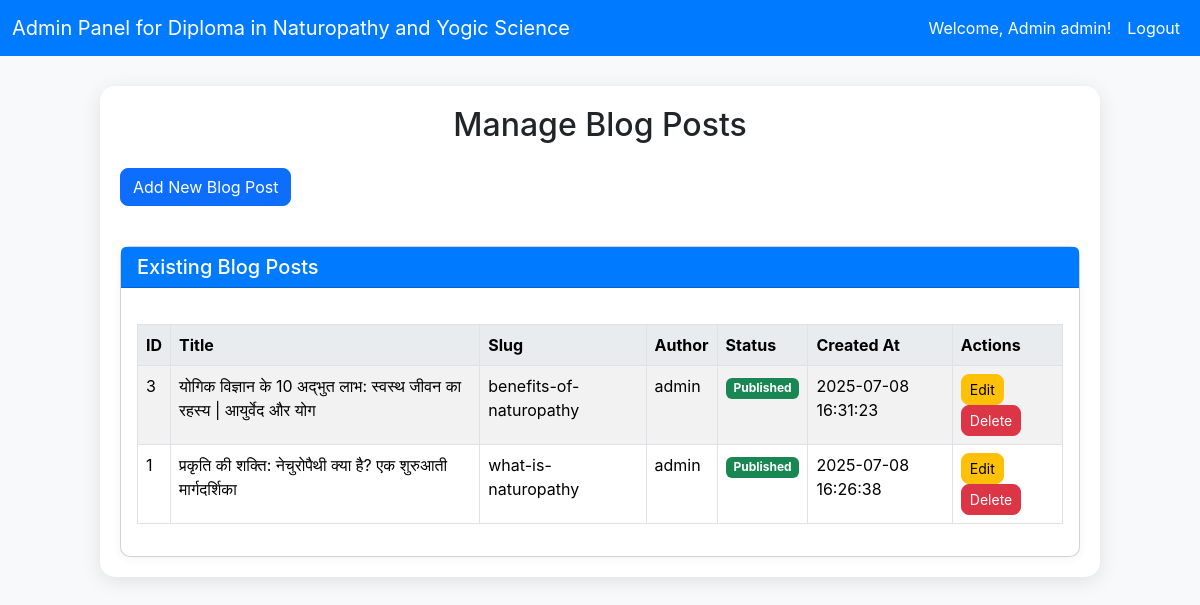
/admin/manage_blog_posts.php (signed in), run on the app's committed database.
### tables this page shows
CREATE TABLE `blog_posts` (
  `id` int(11) NOT NULL,
  `title` varchar(255) NOT NULL,
  `slug` varchar(255) NOT NULL,
  `content` longtext NOT NULL,
  `author_id` int(11) DEFAULT NULL,
  `status` enum('draft','published') DEFAULT 'draft',
  `created_at` timestamp NOT NULL DEFAULT current_timestamp(),
  `updated_at` timestamp NOT NULL DEFAULT current_timestamp() ON UPDATE current_timestamp()
);

CREATE TABLE `users` (
  `id` int(11) NOT NULL,
  `username` varchar(255) NOT NULL,
  `password` varchar(255) NOT NULL,
  `email` varchar(255) NOT NULL,
  `full_name` varchar(255) NOT NULL,
  `role` enum('student','admin') DEFAULT 'student',
  `created_at` timestamp NOT NULL DEFAULT current_timestamp()
);

### admin/manage_blog_posts.php (the view, shortened to what this page needs)
<?php require_once '../config.php'; ?>
<!DOCTYPE html>
<html lang="en">
<head>
    <link href="https://cdn.jsdelivr.net/npm/bootstrap@5.3.7/dist/css/bootstrap.min.css" rel="stylesheet">
</head>
<body>
    <nav class="navbar navbar-expand-lg navbar-dark">
        <div class="container-fluid">
            <a class="navbar-brand" href="dashboard.php">Admin Panel for <?php echo APP_NAME; ?></a>
            <div class="collapse navbar-collapse" id="navbarNav">
                <ul class="navbar-nav ms-auto">
                    <li class="nav-item">
                        <span class="nav-link">Welcome, Admin <?php echo htmlspecialchars($_SESSION['username'] ?? ''); ?>!</span>
                    </li>
                    <li class="nav-item">
                        <a class="nav-link" href="../logout.php">Logout</a>
                    </li>
                </ul>
            </div>
        </div>
    </nav>
    <div class="container admin-container">
        <h2 class="text-center mb-4">Manage Blog Posts</h2>
        <button type="button" class="btn btn-primary mb-3" data-bs-toggle="modal" data-bs-target="#addEditPostModal" id="addPostBtn">
            Add New Blog Post
        </button>
        <div class="card mt-4">
            <div class="card-header">
                <h5 class="mb-0">Existing Blog Posts</h5>
            </div>
            <div class="card-body">
                <div class="table-responsive">
                    <table class="table table-bordered table-striped">
                        <thead>
                            <tr>
                                <th>ID</th>
                                <th>Title</th>
                                <th>Slug</th>
                                <th>Author</th>
                                <th>Status</th>
                                <th>Created At</th>
                                <th>Actions</th>
                            </tr>
                        </thead>
                        <tbody>
                            <?php
                            try {
                                $stmt = $pdo->query("SELECT bp.id, bp.title, bp.slug, bp.status, bp.created_at, u.username AS author_username
                                                     FROM blog_posts bp
                                                     LEFT JOIN users u ON bp.author_id = u.id
                                                     ORDER BY bp.created_at DESC");
                                $posts = $stmt->fetchAll();
                                if (empty($posts)) {
                                    echo '<tr><td colspan="7" class="text-center">No blog posts added yet.</td></tr>';
                                } else {
                                    foreach ($posts as $post) {
                                        echo '<tr>';
                                        echo '<td>' . htmlspecialchars($post['id']) . '</td>';
                                        echo '<td>' . htmlspecialchars($post['title']) . '</td>';
                                        echo '<td>' . htmlspecialchars($post['slug']) . '</td>';
                                        echo '<td>' . htmlspecialchars($post['author_username'] ?? 'N/A') . '</td>';
                                        echo '<td><span class="badge ' . ($post['status'] == 'published' ? 'bg-success' : 'bg-secondary') . '">' . htmlspecialchars(ucfirst($post['status'])) . '</span></td>';
                                        echo '<td>' . htmlspecialchars($post['created_at']) . '</td>';
                                        echo '<td>';
                                        echo '<button type="button" class="btn btn-warning btn-sm me-2 edit-post-btn rounded-md" data-id="' . $post['id'] . '" data-bs-toggle="modal" data-bs-target="#addEditPostModal">Edit</button>';
                                        echo '<a href="manage_blog_posts.php?action=delete&id=' . $post['id'] . '" class="btn btn-danger btn-sm rounded-md" onclick="return confirm(\'Are you sure you want to delete this blog post?\');">Delete</a>';
                                        echo '</td>';
                                        echo '</tr>';
                                    }
                                }
                            } catch (PDOException $e) {
                                echo '<tr><td colspan="7" class="text-center text-danger">Error loading blog posts: ' . $e->getMessage() . '</td></tr>';
                            }
                            ?>
                        </tbody>
                    </table>
                </div>
            </div>
        </div>
    </div>
</body>
</html>

### admin/manage_blog_posts.php (style rules this page uses)
body { background-color: #f8f9fa; font-family: "Inter", sans-serif; }
.navbar { background-color: #007bff; }
.navbar-brand, .nav-link { color: #ffffff !important; }
.admin-container { max-width: 1000px; margin: 30px auto; padding: 20px; background-color: #ffffff; border-radius: 15px; box-shadow: 0 4px 20px rgba(0, 0, 0, 0.1); }
.card { border-radius: 10px; box-shadow: 0 2px 10px rgba(0, 0, 0, 0.05); }
.card-header { background-color: #007bff; color: white; border-top-left-radius: 10px; border-top-right-radius: 10px; }
.btn-primary, .btn-success, .btn-warning, .btn-danger { border-radius: 8px; }
.table { margin-top: 20px; }
.table thead th { background-color: #e9ecef; }

### data on the page
blog_posts: id "3", title "योगिक विज्ञान के 10 अद्भुत लाभ: स्वस्थ जीवन का रहस्य | आयुर्वेद और योग", slug "benefits-of-naturopathy", author.username "admin", status "Published", created_at "2025-07-08 16:31:23"
blog_posts: id "1", title "प्रकृति की शक्ति: नेचुरोपैथी क्या है? एक शुरुआती मार्गदर्शिका", slug "what-is-naturopathy", author.username "admin", status "Published", created_at "2025-07-08 16:26:38"

### other printed values
APP_NAME "Diploma in Naturopathy and Yogic Science"
$_SESSION['username'] "admin"
